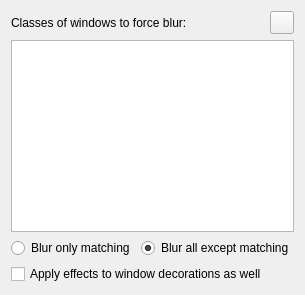
         <widget class="QWidget" name="scrollContentForceblur">
          <layout class="QVBoxLayout">
           <item>
            <layout class="QVBoxLayout">
             <item>
              <layout class="QHBoxLayout">
               <item>
                <widget class="QLabel" name="windowClassesBriefDescription">
                 <property name="sizePolicy">
                  <sizepolicy hsizetype="Expanding" vsizetype="Fixed">
                   <horstretch>0</horstretch>
                   <verstretch>0</verstretch>
                  </sizepolicy>
                 </property>
                 <property name="text">
                  <string>Classes of windows to force blur:</string>
                 </property>
                 <property name="wordWrap">
                  <bool>true</bool>
                 </property>
                </widget>
               </item>
               <item>
                <widget class="KContextualHelpButton" name="windowClassesContextualHelp"/>
               </item>
              </layout>
             </item>
            </layout>
           </item>
           <item>
            <widget class="QPlainTextEdit" name="kcfg_WindowClasses"/>
           </item>
           <item>
            <layout class="QHBoxLayout" name="layoutMatchingMode">
             <item>
              <widget class="QRadioButton" name="kcfg_BlurMatching">
               <property name="text">
                <string>Blur only matching</string>
               </property>
              </widget>
             </item>
             <item>
              <widget class="QRadioButton" name="kcfg_BlurNonMatching">
               <property name="text">
                <string>Blur all except matching</string>
               </property>
               <property name="checked">
                <bool>true</bool>
               </property>
              </widget>
             </item>
            </layout>
           </item>
           <item>
            <widget class="QCheckBox" name="kcfg_BlurDecorations">
             <property name="text">
              <string>Apply effects to window decorations as well</string>
             </property>
            </widget>
           </item>
          </layout>
         </widget>
